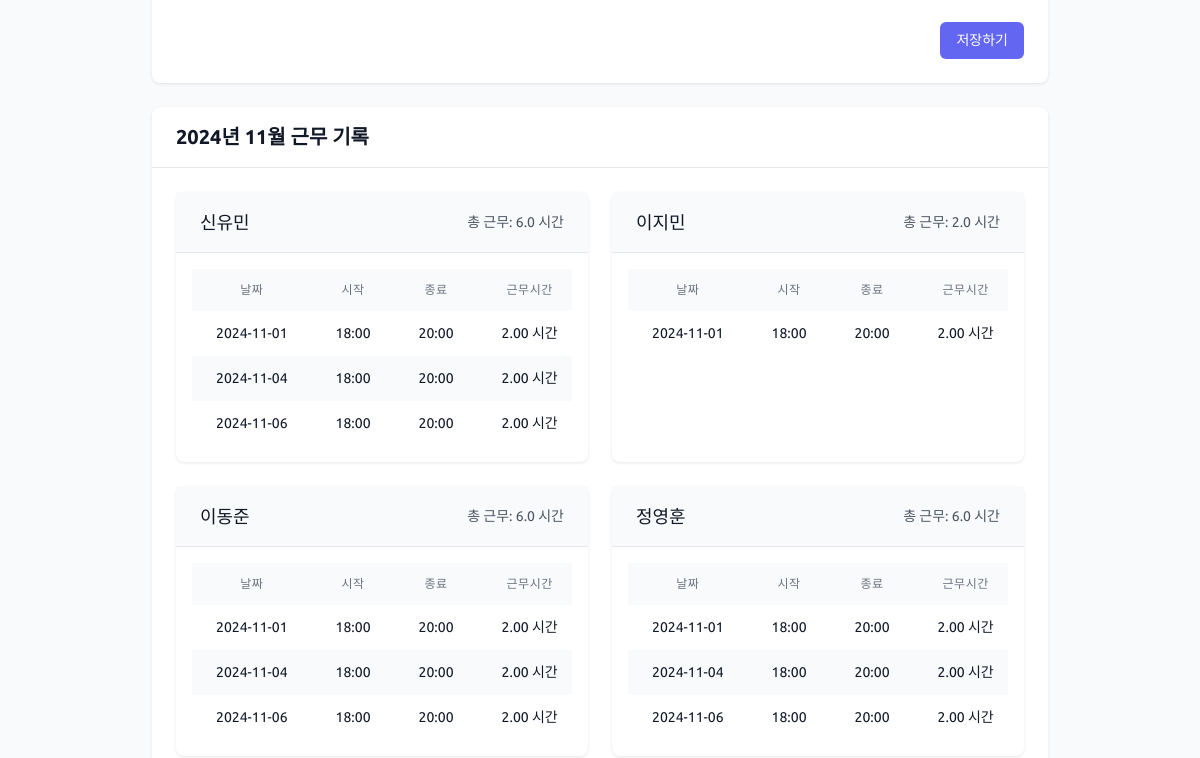
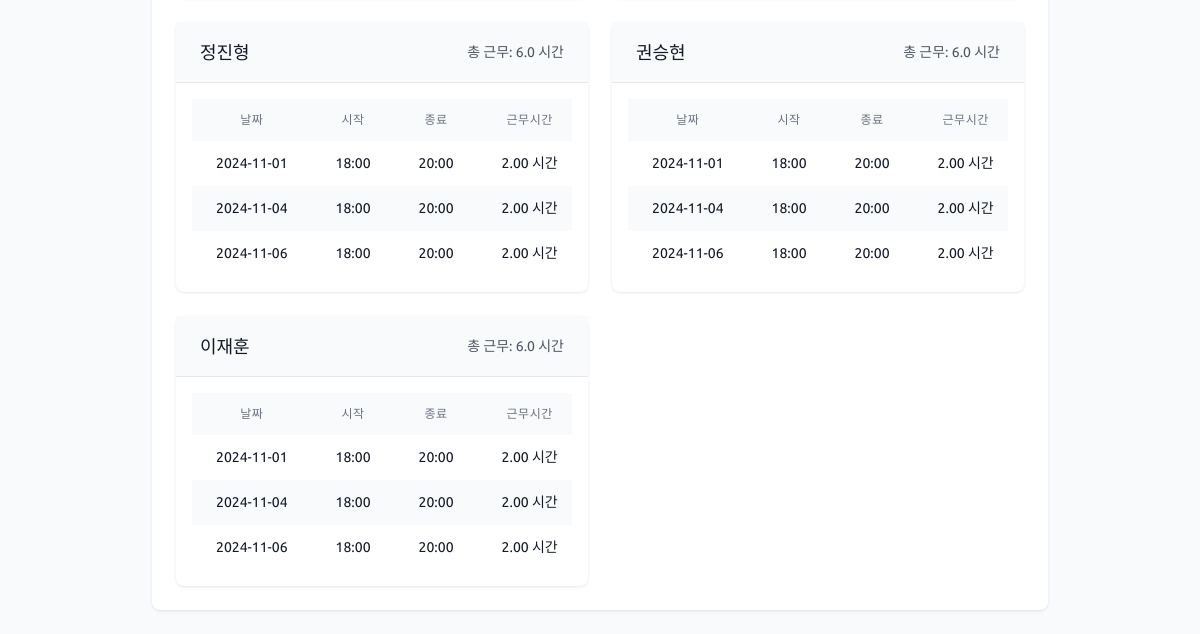
The app's page /teachers/attendance/create/ (signed in, lower part), older data (2 pictures, top to bottom).
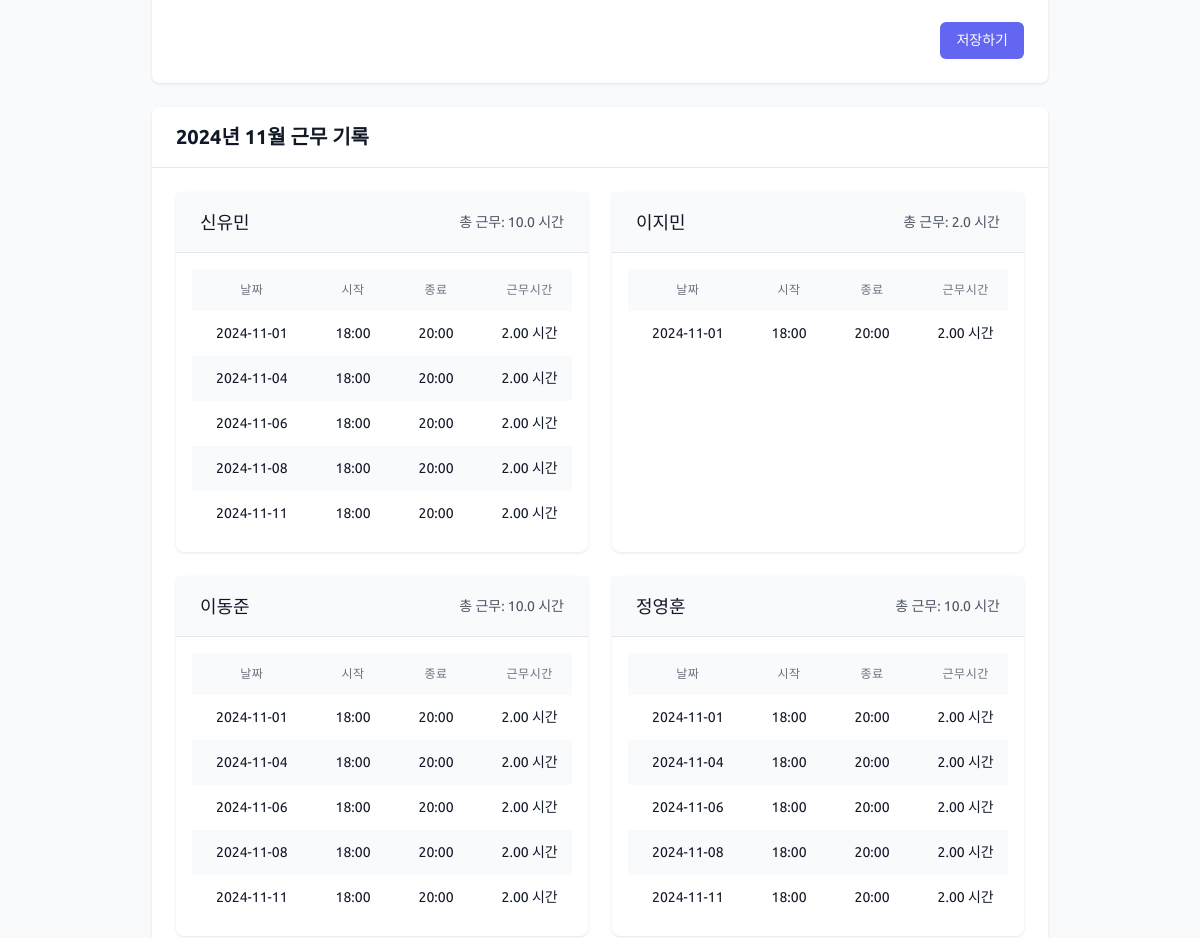
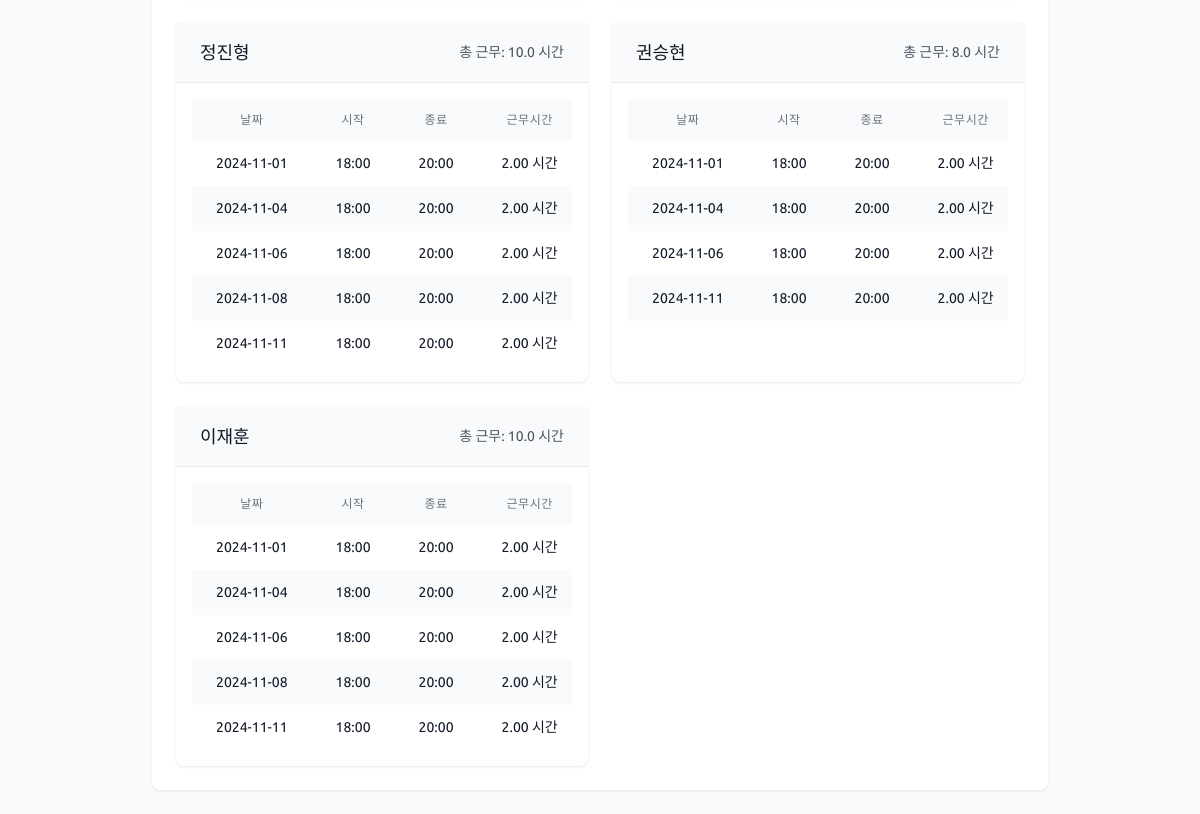
The same page, newer data (2 pictures, top to bottom).
### teachers/models.py (models this page shows, shortened)
class Teacher(models.Model):
    GENDER_CHOICES = [
        ('M', '남'),
        ('F', '여'),
    ]
    name = models.CharField(max_length=100, verbose_name='이름')
    phone_number = models.CharField(
        max_length=11,
        validators=[validate_phone_number],
        blank=True,
        null=True,
        verbose_name='전화번호'
    )
    email = models.EmailField(blank=True, null=True, verbose_name='이메일')
    gender = models.CharField(max_length=1, choices=GENDER_CHOICES, blank=True, null=True, verbose_name='성별')
    hire_date = models.DateField(blank=True, null=True, verbose_name='입사일')
    resignation_date = models.DateField(null=True, blank=True, verbose_name='퇴사일')
    bank = models.ForeignKey('common.Bank', on_delete=models.SET_NULL, blank=True, null=True, verbose_name='거래은행')
    account_number = models.CharField(max_length=20, blank=True, null=True, verbose_name='급여계좌')
    base_salary = models.IntegerField(blank=True, null=True, verbose_name='급여기준', default=15000)
    additional_salary = models.IntegerField(blank=True, null=True, verbose_name='추가급여', default=0)
    other_info = models.TextField(blank=True, null=True, verbose_name='기타')
    is_active = models.BooleanField(default=True, verbose_name="재직 중")
    extra_field1 = models.CharField(max_length=100, blank=True, null=True, verbose_name='예비1')
    extra_field2 = models.CharField(max_length=100, blank=True, null=True, verbose_name='예비2')
    extra_field3 = models.CharField(max_length=100, blank=True, null=True, verbose_name='예비3')
    extra_field4 = models.CharField(max_length=100, blank=True, null=True, verbose_name='예비4')
    class Meta:
        verbose_name = '교사'
        verbose_name_plural = '교사'

class Attendance(models.Model):
    teacher = models.ForeignKey(Teacher, on_delete=models.CASCADE, verbose_name='교사')
    date = models.DateField(default=timezone.now, verbose_name='날짜')
    is_present = models.BooleanField(default=True, verbose_name='출근')
    start_time = models.TimeField(null=True, blank=True, verbose_name='근무 시작 시간')
    end_time = models.TimeField(null=True, blank=True, verbose_name='근무 종료 시간')
    class Meta:
        unique_together = ['teacher', 'date']
        verbose_name = '출근기록'
        verbose_name_plural = '출근기록'

### teachers/views.py (the view, shortened to what this page needs)
# urls.py: path('attendance/create/', views.AttendanceCreateView.as_view(), name='attendance_create'),
class AttendanceCreateView(LoginRequiredMixin, View):
    def get(self, request):
        teachers = Teacher.objects.filter(is_active=True)
        form = BulkAttendanceForm(teachers=teachers)
        current_date = timezone.now().date()
        month_start = current_date.replace(day=1)
        month_end = (month_start + timedelta(days=32)).replace(day=1) - timedelta(days=1)
        monthly_records = Attendance.objects.filter(date__range=[month_start, month_end]).order_by('teacher', 'date')
        teacher_records = {}
        for record in monthly_records:
            if record.teacher not in teacher_records:
                teacher_records[record.teacher] = {'records': [], 'total_hours': 0}
            if record.start_time and record.end_time:
                start_datetime = timezone.make_aware(timezone.datetime.combine(record.date, record.start_time))
                end_datetime = timezone.make_aware(timezone.datetime.combine(record.date, record.end_time))
                work_hours = (end_datetime - start_datetime).total_seconds() / 3600
                record.work_hours = round(work_hours, 2)
                teacher_records[record.teacher]['total_hours'] += record.work_hours
            else:
                record.work_hours = None
            teacher_records[record.teacher]['records'].append(record)
        context = {
            'form': form,
            'teacher_records': teacher_records,
            'current_month': current_date.strftime('%Y년 %m월')
        }
        return render(request, 'teachers/attendance_form.html', context)

### teachers/templates/teachers/attendance_form.html (shortened to what this page needs)
{% extends 'teachers/base_teachers.html' %}
{% block teacher_content %}
<div class="space-y-6">
    <div class="content-card">
        <div class="card-body">
            <form method="post" class="space-y-6">
                <div class="flex justify-end">
                    <button type="submit" class="form-button">
                        저장하기
                    </button>
                </div>
            </form>
        </div>
    </div>
    <div class="content-card">
        <div class="card-header">
            <h3 class="text-xl font-semibold text-gray-900">{{ current_month }} 근무 기록</h3>
        </div>
        <div class="card-body">
            <div class="grid grid-cols-1 lg:grid-cols-2 gap-6">
                {% for teacher, data in teacher_records.items %}
                    <div class="content-card">
                        <div class="card-header bg-gray-50">
                            <div class="flex justify-between items-center">
                                <h4 class="text-lg font-medium text-gray-900">{{ teacher.name }}</h4>
                                <span class="text-sm text-gray-600">
                                    총 근무: {{ data.total_hours|floatformat:1 }} 시간
                                </span>
                            </div>
                        </div>
                        <div class="p-4">
                            <div class="overflow-x-auto">
                                <table class="content-table">
                                    <thead>
                                        <tr>
                                            <th>날짜</th>
                                            <th>시작</th>
                                            <th>종료</th>
                                            <th>근무시간</th>
                                        </tr>
                                    </thead>
                                    <tbody>
                                        {% for record in data.records %}
                                            <tr>
                                                <td>{{ record.date|date:"Y-m-d" }}</td>
                                                <td>{{ record.start_time|time:"H:i" }}</td>
                                                <td>{{ record.end_time|time:"H:i" }}</td>
                                                <td>
                                                    {% if record.work_hours is not None %}
                                                        {{ record.work_hours|floatformat:2 }} 시간
                                                    {% else %}
                                                        -
                                                    {% endif %}
                                                </td>
                                            </tr>
                                        {% endfor %}
                                    </tbody>
                                </table>
                            </div>
                        </div>
                    </div>
                {% empty %}
                    <div class="content-card">
                        <div class="card-body">
                            <p class="text-gray-500 text-center">이번 달은 근무 기록이 없습니다.</p>
                        </div>
                    </div>
                {% endfor %}
            </div>
        </div>
    </div>
</div>
{% endblock %}

Row changes from the older to the newer data that the page shows:
computed for Teacher "신유민": total_hours "6.0" → "10.0"
added Attendance: date "2024-11-08", start_time "18:00", end_time "20:00", work_hours "2.00", shown under Teacher "신유민"
added Attendance: date "2024-11-11", start_time "18:00", end_time "20:00", work_hours "2.00", shown under Teacher "신유민"
computed for Teacher "이동준": total_hours "6.0" → "10.0"
added Attendance: date "2024-11-08", start_time "18:00", end_time "20:00", work_hours "2.00", shown under Teacher "이동준"
added Attendance: date "2024-11-11", start_time "18:00", end_time "20:00", work_hours "2.00", shown under Teacher "이동준"
computed for Teacher "정영훈": total_hours "6.0" → "10.0"
added Attendance: date "2024-11-08", start_time "18:00", end_time "20:00", work_hours "2.00", shown under Teacher "정영훈"
added Attendance: date "2024-11-11", start_time "18:00", end_time "20:00", work_hours "2.00", shown under Teacher "정영훈"
computed for Teacher "정진형": total_hours "6.0" → "10.0"
added Attendance: date "2024-11-08", start_time "18:00", end_time "20:00", work_hours "2.00", shown under Teacher "정진형"
added Attendance: date "2024-11-11", start_time "18:00", end_time "20:00", work_hours "2.00", shown under Teacher "정진형"
computed for Teacher "권승현": total_hours "6.0" → "8.0"
added Attendance: date "2024-11-11", start_time "18:00", end_time "20:00", work_hours "2.00", shown under Teacher "권승현"
computed for Teacher "이재훈": total_hours "6.0" → "10.0"
added Attendance: date "2024-11-08", start_time "18:00", end_time "20:00", work_hours "2.00", shown under Teacher "이재훈"
added Attendance: date "2024-11-11", start_time "18:00", end_time "20:00", work_hours "2.00", shown under Teacher "이재훈"
